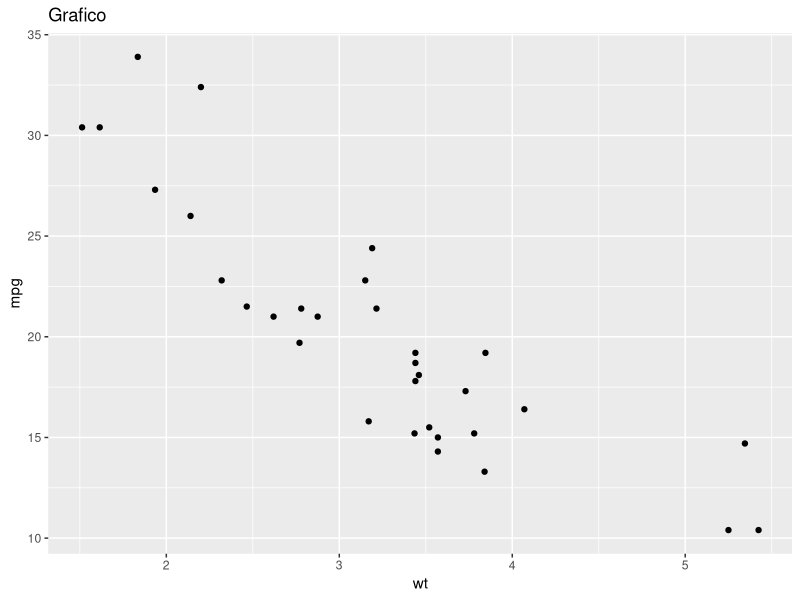

Write R code to recreate this figure.
## ---- chunk 1
knitr::opts_chunk$set(echo = TRUE)
## ---- chunk 2

ggplot2::ggplot(mtcars, ggplot2::aes(x = wt, y = mpg))+
  ggplot2::geom_point()+
  ggplot2::ggtitle('Grafico')

